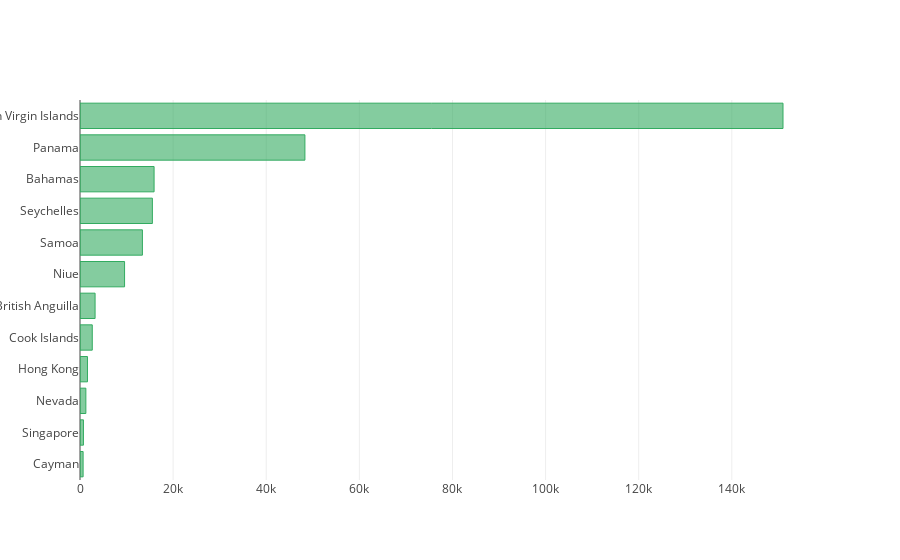

Notebook code cell kept with this figure:
### Markdown cell above
### Data without missing information.

### Code cell
visualizers_1.visualize_jurisdiction_countly(jurisdiction_count.copy())

### Figure 1 — Plotly figure (JSON) as saved in the notebook; plotly's stock layout.template omitted (floating-point values rounded to 4 significant figures)
{"data": [{"marker": {"color": "rgba(50, 171, 96, 0.6)", "line": {"color": "rgba(50, 171, 96, 1.0)", "width": 1}}, "name": "Try", "orientation": "h", "type": "bar", "x": [668, 740, 1260, 1604, 2638, 3240, 9573, 13405, 15546, 15914, 48307, 150995], "y": ["Cayman", "Singapore", "Nevada", "Hong Kong", "Cook Islands", "British Anguilla", "Niue", "Samoa", "Seychelles", "Bahamas", "Panama", "British Virgin Islands"]}], "layout": {}}
